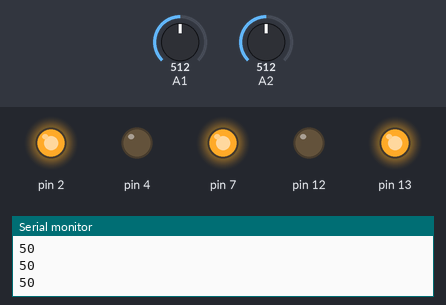
A sketch run on a simulated Arduino Uno, built with avr-gcc and run on an emulated ATmega328P. Shown: output pins drawn as LEDs (lit = HIGH), the last lines printed to the serial monitor. The test bench sets the inputs (shaded band); at power-on: A2 = 512, A1 = 512.

Above: at 1.8 s.
1.9 s: A2 set to 539
At 3.6 s:
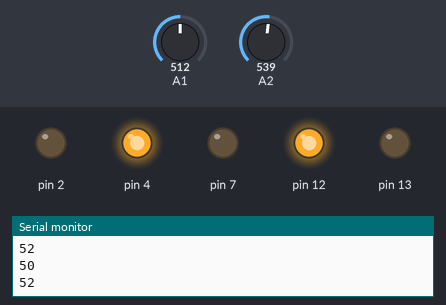
4.5 s: A2 set to 511
At 7.1 s:
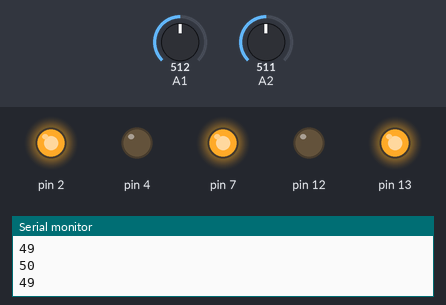
7.5 s: A2 set to 716
At 9.5 s:
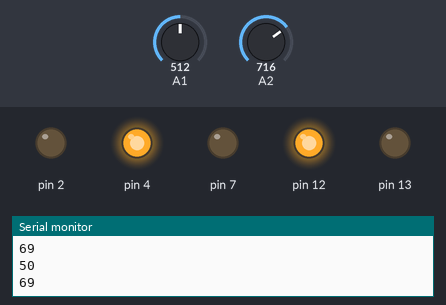
Timing chart, 0 to 11.0 s (numbered marks = the images above; inputs shaded):
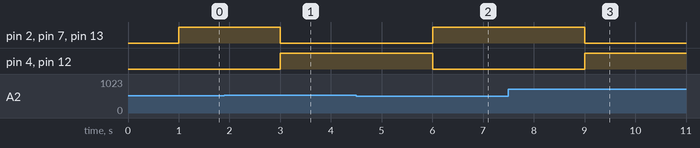

The sketch:

sketch_apr19a.ino
```cpp
void setup() {
  // put your setup code here, to run once:
  pinMode(2,OUTPUT);
  pinMode(7,OUTPUT);
  pinMode(4,OUTPUT);
  pinMode(13,OUTPUT);
  pinMode(12,OUTPUT);
  Serial.begin(9600);
}

void loop() {
  // put your main code here, to run repeatedly:
  float val1=analogRead(A1);
  float val2=analogRead(A2);
  float x =(val1/1023)*5;
  float y =(val2/1023)*5;
  int per1=(x/5)*100;
  int per2=(y/5)*100;
  Serial.println(per1);
  Serial.println(per2);
  delay(1000);
  Checking(per1,per2);
  //delay(1000);
  Charging(per1,per2);
  //delay(1000);
}

void Checking(int per1,int per2)
{
if(per1<per2)
{
  digitalWrite(2,LOW);
  digitalWrite(4,HIGH);
  digitalWrite(7,LOW);
}
else if(per2<per1)
{
  digitalWrite(4,LOW);
  digitalWrite(2,HIGH);
  digitalWrite(7,HIGH);
}
else if(per1=per2)
{
  digitalWrite(4,LOW);
  digitalWrite(2,HIGH);
  digitalWrite(7,HIGH);
}
}
/*if(per1<per2)
{
  digitalWrite(2,LOW);
  digitalWrite(4,HIGH);
}
else if(per2<per1)
{
  digitalWrite(4,LOW);
  digitalWrite(2,HIGH);
}
else if(per1=per2)
{
  digitalWrite(4,LOW);
  digitalWrite(2,HIGH);
}*/

void Charging(int per1,int per2)
{
  /*if(per1 <= per2)
  {
    if(digitalRead(2)==LOW)
    {
      digitalWrite(12,HIGH);
      digitalWrite(13,LOW);
    }
    else
    {
      digitalWrite(12,LOW);
      digitalWrite(13,HIGH);
    v c
    }
  }
    else
    {
      digitalWrite(12,LOW);
      digitalWrite(13,HIGH);
    }*/
if(digitalRead(2)==LOW && digitalRead(4)==HIGH)
{
  digitalWrite(13,LOW);
  digitalWrite(12,HIGH);
}
else if(digitalRead(4)==LOW && digitalRead(2)==HIGH)
{
  digitalWrite(12,LOW);
  digitalWrite(13,HIGH);
}
else
{
  Serial.println("NOT WORKING");
}
}
```

Measured:
- the behaviour switches between 521 and 522 on A2 (found by bisection; images 0 and 1)
- after the input at 1.9 s, pin 2, pin 7, pin 13: HIGH → LOW after 1.1 s; pin 4, pin 12: LOW → HIGH after 1.1 s
- after the input at 4.5 s, pin 2, pin 7, pin 13: LOW → HIGH after 1.5 s; pin 4, pin 12: HIGH → LOW after 1.5 s
- after the input at 7.5 s, pin 2, pin 7, pin 13: HIGH → LOW after 1.5 s; pin 4, pin 12: LOW → HIGH after 1.5 s
